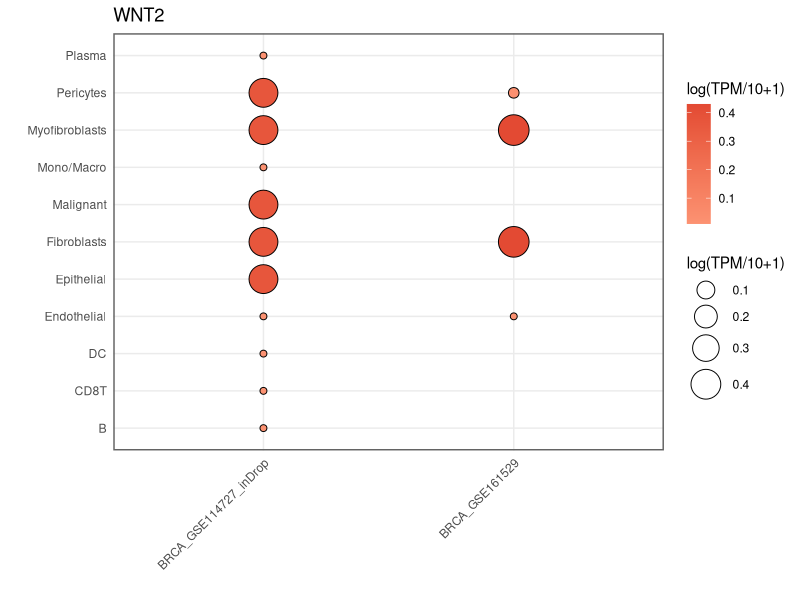
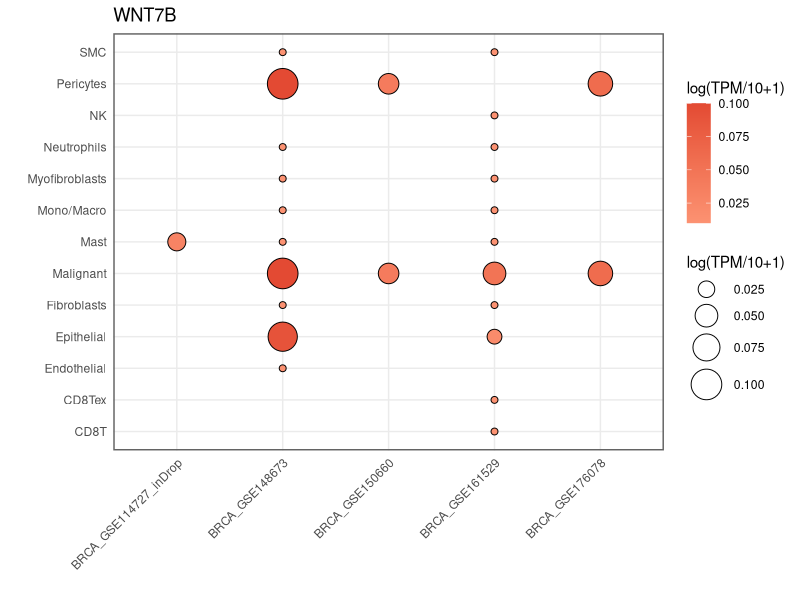
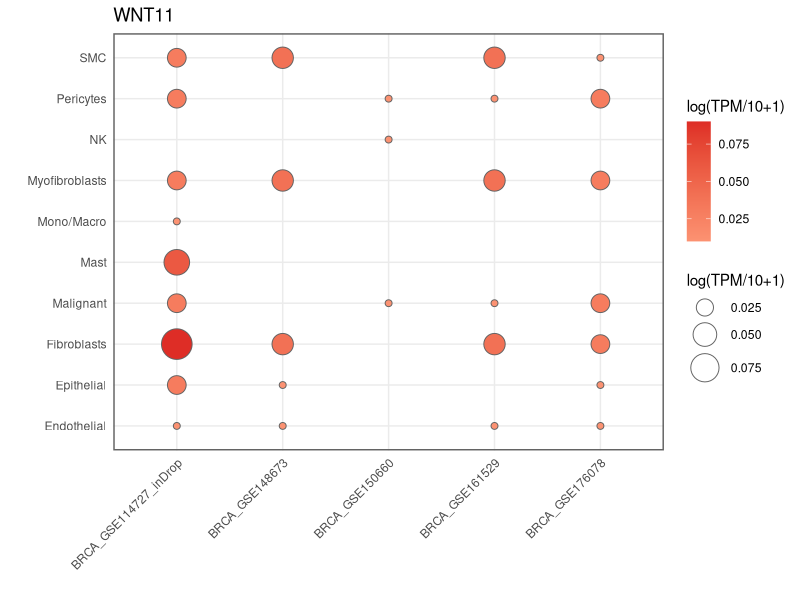

Recreate these plots in R, in order.
# Single Cell Analysis (Celltype:major lineage)
# Author: Muntasim Fuad

# Load required packages
library(tidyverse)
library(openxlsx)

# Load datasets 
wnt2 <- read.csv("Single cell analysis/data/TISCH_WNT2_heatmap.csv")
wnt7b <- read.csv("Single cell analysis/data/TISCH_WNT7B_heatmap.csv")
wnt11 <- read.csv("Single cell analysis/data/TISCH_WNT11_heatmap.csv")

# Filter expression based values less than zero
wnt2 <- wnt2 |> filter(Values > 0)
wnt7b <- wnt7b |> filter(Values > 0)
wnt11 <- wnt11 |> filter(Values > 0)

# ----------------------------------WNT2----------------------------------------
# Generate bubble heatmaps
wnt2_plot <- ggplot(wnt2, aes(x = Datasets, 
                              y = Category, 
                              size = Values, 
                              fill = Values)) +
  geom_point(shape = 21, color = "black") +
  scale_size(range = c(2, 10)) +
  scale_fill_gradient(low = "#fc9272", high = "#e34a33") + 
  theme_minimal() +
  theme(
    axis.text.x = element_text(angle = 45,
                               hjust = 1,
                               vjust = 1),
    panel.border = element_rect(color = "#636363", fill = NA, linewidth = 1),
    legend.position = "right"
  ) +
  guides(
    fill = guide_colorbar(order = 1),
    size = guide_legend(order = 2)) +
  labs(title = "WNT2",
       x = "",
       y = "",
       size = "log(TPM/10+1)",
       fill = "log(TPM/10+1)")

# Save the plots
ggsave(filename = "Single cell analysis/figures/major lineage/WNT2.png",
       plot = wnt2_plot,
       width = 4,
       height = 8,
       units = "in",
       dpi = 300,
       bg = "white")

# ----------------------------------WNT7B---------------------------------------
# Generate bubble heatmaps
wnt7b_plot <- ggplot(wnt7b, aes(x = Datasets, 
                              y = Category, 
                              size = Values, 
                              fill = Values)) +
  geom_point(shape = 21, color = "black") +
  scale_size(range = c(2, 10)) +
  scale_fill_gradient(low = "#fc9272", high = "#e34a33") + 
  theme_minimal() +
  theme(
    axis.text.x = element_text(angle = 45,
                               hjust = 1,
                               vjust = 1),
    panel.border = element_rect(color = "#636363", fill = NA, linewidth = 1),
    legend.position = "right")+
  guides(
    fill = guide_colorbar(order = 1),
    size = guide_legend(order = 2)) +
      labs(title = "WNT7B",
       x = "",
       y = "",
       size = "log(TPM/10+1)",
       fill = "log(TPM/10+1)")

# Save the plots
ggsave(filename = "Single cell analysis/figures/major lineage/WNT7B.png",
       plot = wnt7b_plot,
       width = 4,
       height = 8,
       units = "in",
       dpi = 300,
       bg = "white")

# ----------------------------------WNT11---------------------------------------
# Generate bubble heatmaps
wnt11_plot <- ggplot(wnt11, aes(x = Datasets, 
                                y = Category, 
                                size = Values, 
                                fill = Values)) +
  geom_point(shape = 21, color = "#636363") +
  scale_size(range = c(2, 10)) +
  scale_fill_gradient(low = "#fc9272", high = "#de2d26") + 
  theme_minimal() +
  theme(
    axis.text.x = element_text(angle = 45,
                               hjust = 1,
                               vjust = 1),
    panel.border = element_rect(color = "#636363", fill = NA, linewidth = 1),
    legend.position = "right"
  ) +
  guides(
    fill = guide_colorbar(order = 1),
    size = guide_legend(order = 2)) +
  labs(title = "WNT11",
       x = "",
       y = "",
       size = "log(TPM/10+1)",
       fill = "log(TPM/10+1)")

# Save the plots
ggsave(filename = "Single cell analysis/figures/major lineage/WNT11.png",
       plot = wnt11_plot,
       width = 4,
       height = 8,
       units = "in",
       dpi = 300,
       bg = "white")
# ------------------------------------------------------------------------------
# Export outputs
write.xlsx(wnt2,"Single cell analysis/outputs/WNT2.xlsx")
write.xlsx(wnt7b,"Single cell analysis/outputs/WNT7B.xlsx")
write.xlsx(wnt11,"Single cell analysis/outputs/WNT11.xlsx")


